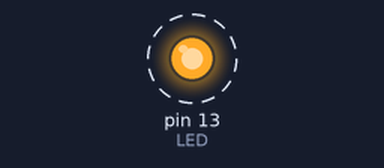
The sketch below on a simulated Arduino Uno, built with avr-gcc and run on an emulated ATmega328P. Shown: output pins drawn as LEDs (lit = HIGH). Dashed ring = blinking. What the sketch prints to the serial monitor is not drawn.

Above: at 0.5 s.
Timing chart, 0 to 4.6 s (numbered marks = the images above):
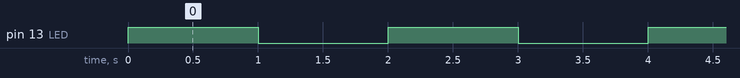

Measured:
- by itself, pin 13 (LED): alternates HIGH for 1.0 s and LOW for 1.0 s

The sketch:

02LED13.ino
```cpp
int LED = 13;

void setup() {
  pinMode(LED, OUTPUT);
  Serial.begin(9600);

  Serial.println("Hello World!");

}

void loop() {
  digitalWrite(LED, HIGH);
  delay(1000);
  digitalWrite(LED, LOW);
  delay(1000);

}
```
